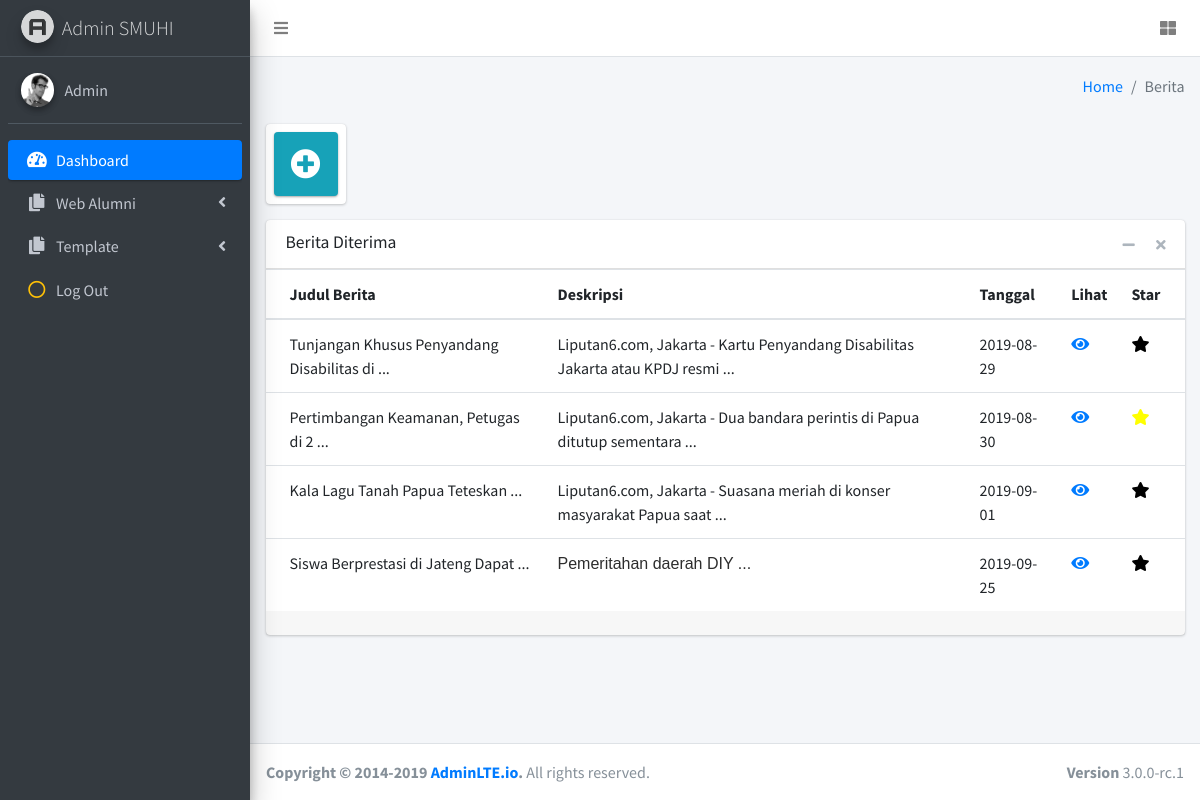
/min/berita_diterima.php, run on the app's committed database.
### tables this page shows
CREATE TABLE `tbl_berita` (
  `id_berita` int(11) NOT NULL,
  `judul_berita` text NOT NULL,
  `tanggal` date NOT NULL,
  `deskripsi` text NOT NULL,
  `images_berita` text NOT NULL,
  `id_admin` int(11) NOT NULL,
  `status` varchar(10) NOT NULL,
  `bintang` varchar(10) NOT NULL
);

### min/berita_diterima.php (the view)
<?php
include 'header.php';
?>
<div class="content-wrapper">
  <div class="content-header">
    <div class="container-fluid">
      <div class="row mb-2">
        <div class="col-sm-6">
        </div>
        <div class="col-sm-6">
          <ol class="breadcrumb float-sm-right">
            <li class="breadcrumb-item"><a href="#">Home</a></li>
            <li class="breadcrumb-item active">Berita</li>
          </ol>
        </div>
      </div>
    </div>
  </div>
  <section class="content">
    <div class="container-fluid">
      <div class="row">
        <div class="col-12 col-sm-6 col-md-3">
          <a href="tambah_berita.php">
          <div class="info-box" style="width: 80px;">
            <span class="info-box-icon bg-info elevation-1"><i class="fas fa-plus-circle"></i></span>
          </div>
          </a>
        </div>
      </div>
      <div class="row">
      <div class="col-md-12">
        <div class="card">
          <div class="card-header">
            <h3 class="card-title">Berita Diterima</h3>
            <div class="card-tools">
              <button type="button" class="btn btn-tool" data-card-widget="collapse">
                <i class="fas fa-minus"></i>
              </button>
              <button type="button" class="btn btn-tool" data-card-widget="remove">
                <i class="fas fa-times"></i>
              </button>
            </div>
          </div>
          <div class="card-body p-0">
              <div class="table-responsive">
                <table class="table m-0">
                  <thead>
                    <tr>
                      <th>Judul Berita</th>
                      <th>Deskripsi</th>
                      <th>Tanggal</th>
                      <th>Lihat</th>
                      <th>Star</th>
                    </tr>
                  </thead>
                  <tbody>
                   <?php
                   $sql = mysqli_query($config, "SELECT * FROM tbl_berita INNER JOIN tbl_admin ON tbl_berita.id_admin = tbl_admin.id_admin WHERE tbl_berita.status = 'terima' ORDER BY tbl_berita.id_berita ");
                   while($berita = mysqli_fetch_array($sql)){
                    $long_string = $berita['deskripsi'];
                    $des = limit_words($long_string, 10);
                    $judul = limit_words($berita['judul_berita'],5);
                    ?>
                    <tr>
                      <td><?=$judul?> ...</td>
                      <td><?=$des?> ...</td>
                      <td><?=$berita['tanggal']?></td>
                      <td> <a href="detail_berita2.php?id_berita=<?=$berita['id_berita']?>"> <i class="fas fa-eye"></i></a></td>
                      <td><?php
                          if ($berita['bintang']=='bintang') {
                            ?>
                            <a href="ubah_bintang.php?id_berita=<?=$berita['id_berita']?>"> <i class="fas fa-star" style="color: yellow;"></i></a>
                            <?php
                          }else{
                            ?>
                            <a href="ubah_bintang.php?id_berita=<?=$berita['id_berita']?>"> <i class="fas fa-star" style="color: black;"></i></a>
                            <?php
                          }
                       ?></td>
                    </tr>
                    <?php
                  }
                  ?>
                </tbody>
              </table>
            <div class="card-footer text-center">
            </div>
          </div>
        </div>
      </div>
      </div>
    </div>
  </section>
</div>
<?php
include 'footer.php';
?>

### data on the page
tbl_berita: judul_berita "Tunjangan Khusus Penyandang Disabilitas di", deskripsi "Liputan6.com, Jakarta - Kartu Penyandang Disabilitas Jakarta atau KPDJ resmi", tanggal "2019-08-29"
tbl_berita: judul_berita "Pertimbangan Keamanan, Petugas di 2", deskripsi "Liputan6.com, Jakarta - Dua bandara perintis di Papua ditutup sementara", tanggal "2019-08-30"
tbl_berita: judul_berita "Kala Lagu Tanah Papua Teteskan", deskripsi "Liputan6.com, Jakarta - Suasana meriah di konser masyarakat Papua saat", tanggal "2019-09-01"
tbl_berita: judul_berita "Siswa Berprestasi di Jateng Dapat", deskripsi "Pemeritahan daerah DIY", tanggal "2019-09-25"
